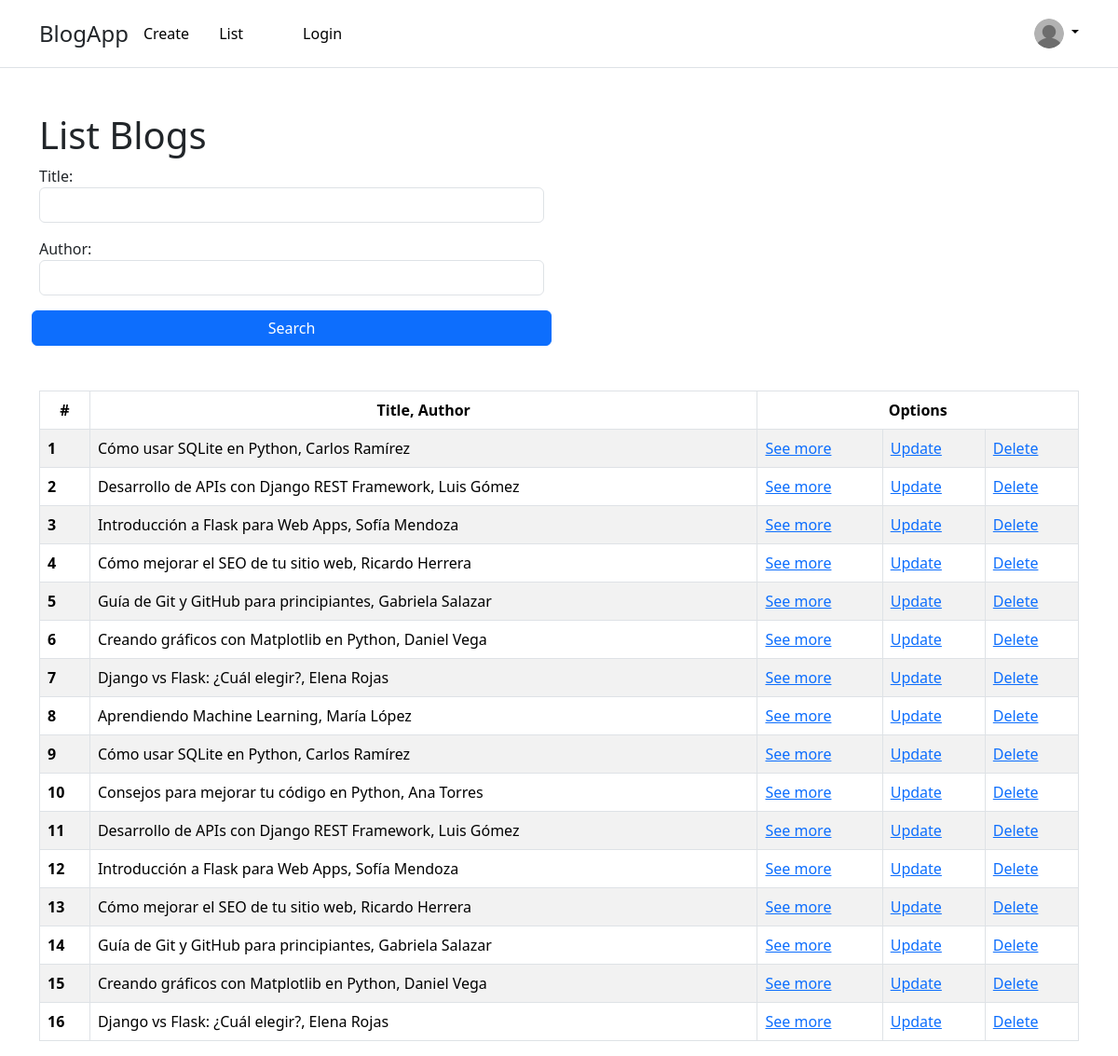
/list-blog, run on the app's committed database.
### home/models.py (models this page shows)
class Blog(models.Model):
    id = models.UUIDField(primary_key=True, default=uuid.uuid4, editable=False)
    title = models.CharField(max_length=100)
    content = models.TextField()
    author = models.CharField(max_length=100)
    description = models.TextField(null=True, blank=True)
    publication_date = models.DateTimeField(null=True,blank=True)
    is_published = models.BooleanField(default=True)
    tags = models.CharField(max_length=200, null=True, blank=True)
    img_cover = models.ImageField(upload_to="blogs", null=True, blank=True)
    def __str__(self):
        return f"{self.title}, {self.author}"

### home/views.py (the view)
# urls.py: path('list-blog', list_blog, name="list_blog"),
def list_blog(request):
    blogs = Blog.objects.all()
    formContent = SearchBlog(request.GET)
    if formContent.is_valid():
        title_to_search = formContent.cleaned_data.get('title')
        author_to_search = formContent.cleaned_data.get('author')
        blogs = Blog.objects.filter( title__icontains = title_to_search , author__icontains= author_to_search)
    return render(request, 'home/list_blog.html', {'blogs' : blogs, 'formContent' : formContent})

### home/forms.py
class SearchBlog(forms.Form):
    title = forms.CharField(max_length=100, required=False,widget=forms.TextInput(attrs={'class': 'form-control'}))
    author = forms.CharField(max_length=100, required=False,widget=forms.TextInput(attrs={'class': 'form-control'}))

### home/templates/home/list_blog.html
{% extends "template_base.html" %}
{% block content %}
        {% block title_head %} <h1> List Blogs </h1> {% endblock title_head %}
        <form action="" class="row g-3" style="max-width: 50%">
            {{formContent}}
            <button class="btn btn-primary" type="submit">Search</button>
        </form>
        {% if blogs %}
            <table class="table table-striped table-bordered mt-5">
                <thead class="text-center">
                  <tr>
                    <th scope="col">#</th>
                    <th scope="col">Title, Author</th>
                    <th colspan="4">Options</th>
                  </tr>
                </thead>
                <tbody>
                {% for blog  in  blogs%}
                <tr>
                    <th scope="row">{{forloop.counter}}</th>
                    <td colspan="2">{{blog}}</td>
                    <td><a href={% url "details_blog" blog.id %}>See more</a></td>
                    <td><a href={% url "update_blog" blog.id %}>Update</a></td>
                    <td><a href={% url "delete_blog" blog.id %}>Delete</a></td>
                  </tr>
                {% endfor %}
            </tbody>
        </table>
        {% else %}
            <div class="mt-5 alert alert-warning" role="alert">No found Blog</div>
        {% endif %}
{% endblock content %}

### data on the page
Blog: title+author "Cómo usar SQLite en Python, Carlos Ramírez"
Blog: title+author "Desarrollo de APIs con Django REST Framework, Luis Gómez"
Blog: title+author "Introducción a Flask para Web Apps, Sofía Mendoza"
Blog: title+author "Cómo mejorar el SEO de tu sitio web, Ricardo Herrera"
Blog: title+author "Guía de Git y GitHub para principiantes, Gabriela Salazar"
Blog: title+author "Creando gráficos con Matplotlib en Python, Daniel Vega"
Blog: title+author "Django vs Flask: ¿Cuál elegir?, Elena Rojas"
Blog: title+author "Aprendiendo Machine Learning, María López"
Blog: title+author "Cómo usar SQLite en Python, Carlos Ramírez"
Blog: title+author "Consejos para mejorar tu código en Python, Ana Torres"
Blog: title+author "Desarrollo de APIs con Django REST Framework, Luis Gómez"
Blog: title+author "Introducción a Flask para Web Apps, Sofía Mendoza"
Blog: title+author "Cómo mejorar el SEO de tu sitio web, Ricardo Herrera"
Blog: title+author "Guía de Git y GitHub para principiantes, Gabriela Salazar"
Blog: title+author "Creando gráficos con Matplotlib en Python, Daniel Vega"
Blog: title+author "Django vs Flask: ¿Cuál elegir?, Elena Rojas"
